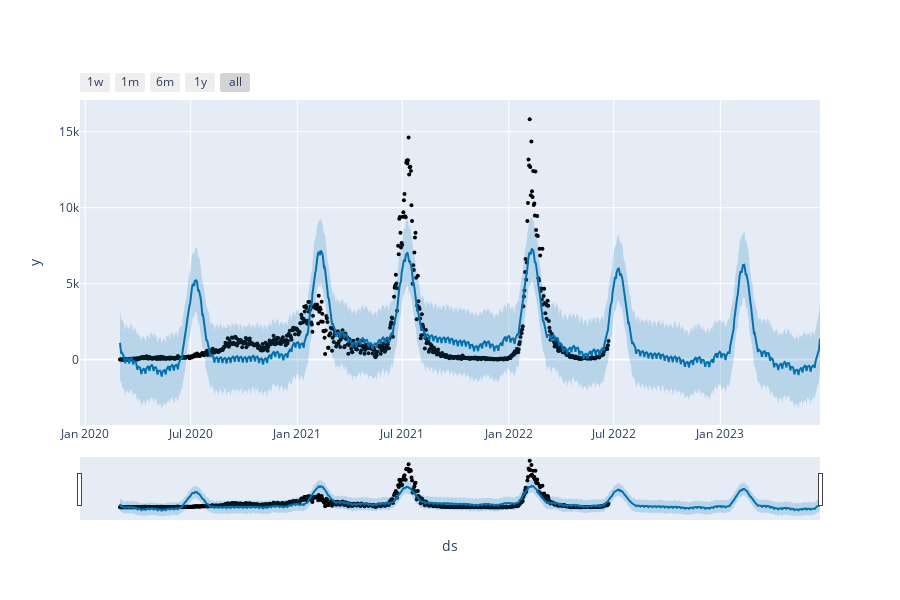

The code cell stored with this chart in its notebook:
### Code cell
prophet.plot.plot_plotly(model, forecast)

### Figure 1 — Plotly figure (JSON) as saved in the notebook; plotly's stock layout.template omitted (floating-point values rounded to 4 significant figures; data arrays with more than 128 entries replaced by an {"elided": "..."} marker saying what was removed)
{"data": [{"marker": {"color": "black", "size": 4}, "mode": "markers", "name": "Actual", "type": "scatter", "x": {"elided": "844 str values"}, "y": {"elided": "844 int values"}}, {"hoverinfo": "skip", "line": {"width": 0}, "mode": "lines", "type": "scatter", "x": {"elided": "1209 str values"}, "y": {"elided": "1209 float values"}}, {"fill": "tonexty", "fillcolor": "rgba(0, 114, 178, 0.2)", "line": {"color": "#0072B2", "width": 2}, "mode": "lines", "name": "Predicted", "type": "scatter", "x": {"elided": "1209 str values"}, "y": {"elided": "1209 float values"}}, {"fill": "tonexty", "fillcolor": "rgba(0, 114, 178, 0.2)", "hoverinfo": "skip", "line": {"width": 0}, "mode": "lines", "type": "scatter", "x": {"elided": "1209 str values"}, "y": {"elided": "1209 float values"}}], "layout": {"height": 600, "showlegend": false, "width": 900, "xaxis": {"rangeselector": {"buttons": [{"count": 7, "label": "1w", "step": "day", "stepmode": "backward"}, {"count": 1, "label": "1m", "step": "month", "stepmode": "backward"}, {"count": 6, "label": "6m", "step": "month", "stepmode": "backward"}, {"count": 1, "label": "1y", "step": "year", "stepmode": "backward"}, {"step": "all"}]}, "rangeslider": {"visible": true}, "title": {"text": "ds"}, "type": "date"}, "yaxis": {"title": {"text": "y"}}}}
